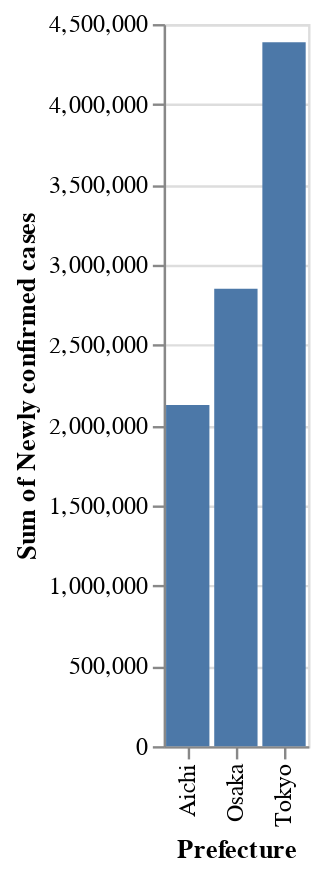

The cell this chart's notebook holds for it:
### Markdown cell above
## Altair

棒グラフとテキストを別々に作ってくっつける

### Code cell
#minimal
import altair as alt

alt.renderers.enable('html') # Notebook の Html保存に必要

alt.Chart(data).mark_bar().encode(
    x='Prefecture:N',
    y='sum(Newly confirmed cases):Q',
)

### Figure 1 — Vega-Lite specification as saved in the notebook (floating-point values rounded to 4 significant figures; data arrays with more than 128 entries replaced by an {"elided": "..."} marker saying what was removed)
{"config": {"view": {"continuousWidth": 300, "continuousHeight": 300}}, "data": {"name": "data-8034977400f20e2751f80a7432096bf0"}, "mark": {"type": "bar"}, "encoding": {"x": {"field": "Prefecture", "type": "nominal"}, "y": {"aggregate": "sum", "field": "Newly confirmed cases", "type": "quantitative"}}, "$schema": "https://vega.github.io/schema/vega-lite/v5.17.0.json", "datasets": {"data-8034977400f20e2751f80a7432096bf0": {"elided": "3627 records"}}}
